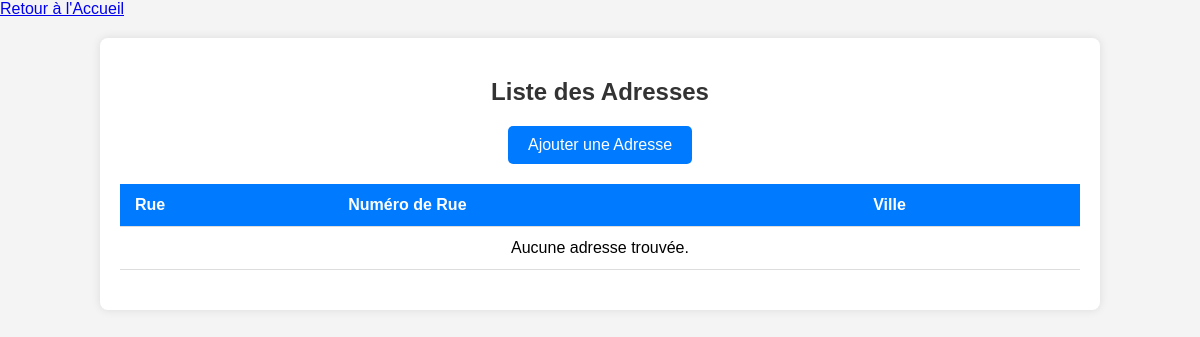
/adresses/, run on an earlier commit of the app's database.
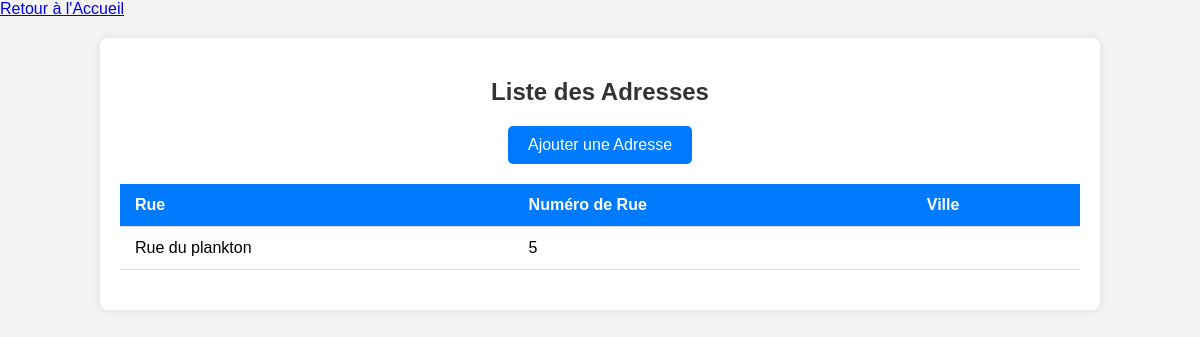
And on a later commit of the database.
### gui/models.py (models this page shows, shortened)
class Adresse(models.Model):
    rue = models.CharField(max_length=255)
    n_rue = models.IntegerField()
    ville = models.ForeignKey(Ville, on_delete=models.CASCADE)
    class Meta:
        db_table = 'Adresse'

### gui/views.py (the view)
# urls.py: path('adresses/', AdresseList.as_view(), name='adresses_list'),
class AdresseList(ListView):
    model = Adresse
    template_name = 'gui/lister_adresses.html'

### templates/gui/lister_adresses.html (shortened to what this page needs)
<!DOCTYPE html>
<html lang="fr">
<head>
</head>
<body>
<div class="button-container">
    <a href="{% url 'homepage' %}" class="button">Retour à l'Accueil</a>
</div>
<div class="container">
    <h2>Liste des Adresses</h2>
    <a href="/adresses/create/" class="add-button">Ajouter une Adresse</a>
    <table>
        <thead>
            <tr>
                <th>Rue</th>
                <th>Numéro de Rue</th>
                <th>Ville</th>
            </tr>
        </thead>
        <tbody>
            {% for adresse in object_list %}
            <tr>
                <td>{{ adresse.rue }}</td>
                <td>{{ adresse.n_rue }}</td>
                <td>{{ adresse.ville.nom }}</td>
            </tr>
            {% empty %}
            <tr>
                <td colspan="3" style="text-align: center;">Aucune adresse trouvée.</td>
            </tr>
            {% endfor %}
        </tbody>
    </table>
</div>
</body>
</html>

What changed in the data, as far as the page shows it:
added Adresse: rue "Rue du plankton", n_rue "5"
Also different on the page:
text no longer shown: "Aucune adresse trouvée."
